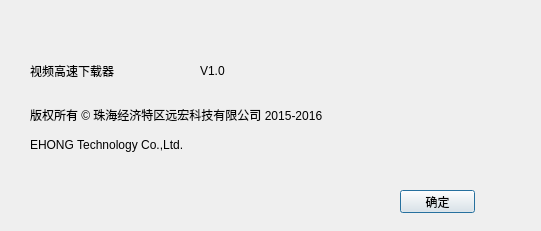
<?xml version="1.0" encoding="UTF-8"?>
<ui version="4.0">
 <class>AboutDialog</class>
 <widget class="QDialog" name="AboutDialog">
  <property name="geometry">
   <rect>
    <x>0</x>
    <y>0</y>
    <width>541</width>
    <height>231</height>
   </rect>
  </property>
  <property name="windowTitle">
   <string>关于</string>
  </property>
  <property name="windowIcon">
   <iconset>
    <normaloff>images/logo.png</normaloff>images/logo.png</iconset>
  </property>
  <widget class="QPushButton" name="pushButton">
   <property name="geometry">
    <rect>
     <x>400</x>
     <y>190</y>
     <width>75</width>
     <height>23</height>
    </rect>
   </property>
   <property name="text">
    <string>确定</string>
   </property>
  </widget>
  <widget class="QLabel" name="label">
   <property name="geometry">
    <rect>
     <x>30</x>
     <y>55</y>
     <width>141</width>
     <height>31</height>
    </rect>
   </property>
   <property name="text">
    <string>视频高速下载器</string>
   </property>
  </widget>
  <widget class="QLabel" name="labelVersion">
   <property name="geometry">
    <rect>
     <x>200</x>
     <y>55</y>
     <width>271</width>
     <height>31</height>
    </rect>
   </property>
   <property name="text">
    <string>V1.0</string>
   </property>
  </widget>
  <widget class="QLabel" name="label_2">
   <property name="geometry">
    <rect>
     <x>30</x>
     <y>100</y>
     <width>471</width>
     <height>31</height>
    </rect>
   </property>
   <property name="text">
    <string>&lt;html&gt;&lt;head/&gt;&lt;body&gt;&lt;p&gt;版权所有 © 珠海经济特区远宏科技有限公司 2015-2016&lt;/p&gt;&lt;/body&gt;&lt;/html&gt;</string>
   </property>
  </widget>
  <widget class="QLabel" name="label_3">
   <property name="geometry">
    <rect>
     <x>30</x>
     <y>130</y>
     <width>471</width>
     <height>31</height>
    </rect>
   </property>
   <property name="text">
    <string>&lt;html&gt;&lt;head/&gt;&lt;body&gt;&lt;p&gt;EHONG Technology Co.,Ltd.&lt;/p&gt;&lt;/body&gt;&lt;/html&gt;</string>
   </property>
  </widget>
 </widget>
 <resources/>
 <connections/>
</ui>
